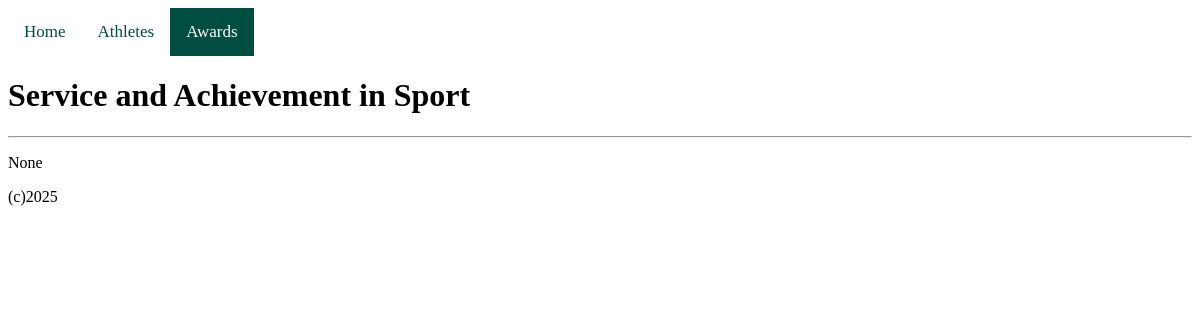
Page /award/2 on the earlier database version.
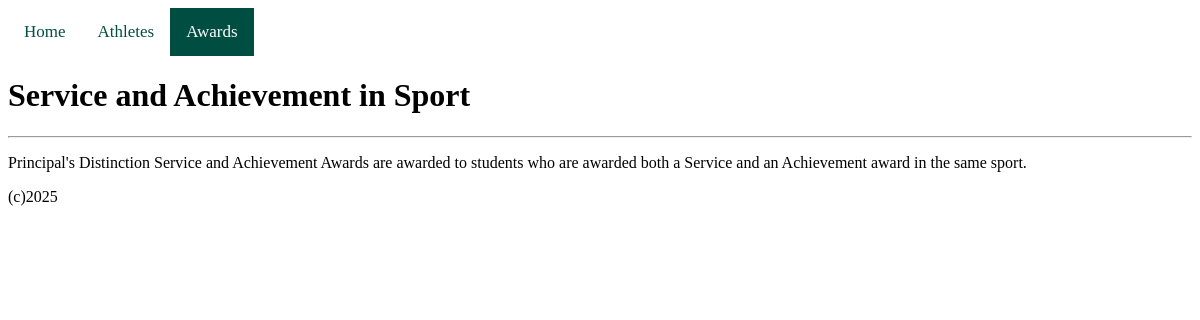
Same page on the later database version.
### tables this page shows
CREATE TABLE award (award_id INTEGER PRIMARY KEY NOT NULL, award_name TEXT NOT NULL, trophy_name TEXT, description TEXT, award_sport TEXT REFERENCES sport (sport_id), image TEXT);

### flaskimport.py (the view)
@app.route("/award/<int:award_id>")
def award_page(award_id):
    db = get_db()
    cursor = db.execute('''
        SELECT award_name, description
        FROM award
        WHERE award_id = ?''',
        (award_id,))
    award_info = cursor.fetchone()
    return render_template("award_page.html", award_info=award_info )

### flaskimport.py (called while the page is built)
def get_db():
    db = getattr(g, '_database', None)
    if db is None:
        db = g._database = sqlite3.connect('BHS_sport_history_database.db')
        db.row_factory = sqlite3.Row
        c = db.cursor()
        c.execute('''CREATE TABLE IF NOT EXISTS athlete (
                        athlete_id INTEGER PRIMARY KEY
                                        NOT NULL,
                        firstname  TEXT    NOT NULL,
                        lastname   TEXT    NOT NULL,
                        formclass  TEXT
                    )''')
        db.commit()
    return db

### templates/award_page.html
{% extends "layout.html" %}
{% block content %}
<div class="topnav">
  <a href="/">Home</a>
  <a href="/athletes">Athletes</a>
  <a class="active" href="/award">Awards</a>
</div>
<h1> {{ award_info["award_name"] }} </h1>
<hr>
<body>
    <p> {{ award_info["description"] }}</p>
</body>
{% endblock %}

### templates/layout.html (shortened to what this page needs)
<!DOCTYPE html>
<!DOCTYPE html>
<html lang="en">
<head>
    <link rel="stylesheet" href="{{ url_for('static', filename='style.css') }}">
</head>
<body>
    {% block content %}{% endblock %}
</body>
<footer>(c)2025</footer>
</html>

### static/style.css (style rules this page uses)
body { background-color: white; }
.topnav { background-color: rgb(255, 255, 255); overflow: hidden; }
.topnav a { font-family: "Public Sans"; float: left; color: rgb(0, 78, 66); text-align: center; padding: 14px 16px; text-decoration: none; font-size: 17px; transition: background-color .3s; }
.topnav a.active { background-color: rgb(0, 78, 66); color: white; }

Differences in the rows shown:
changed award "Service and Achievement in Sport": description (not shown) → "Principal's Distinction Service and Achievement Awards are awarded to students who are awarded both a Service and an Achievement award in the same sport."
Other differences:
{{ award_info["description"] }}: "None" → (not shown)
